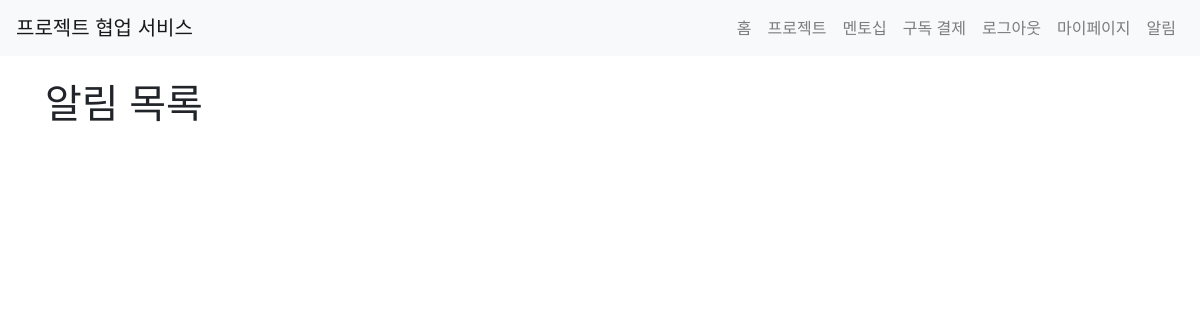
Before: /notification/ (signed in) with the older database file.
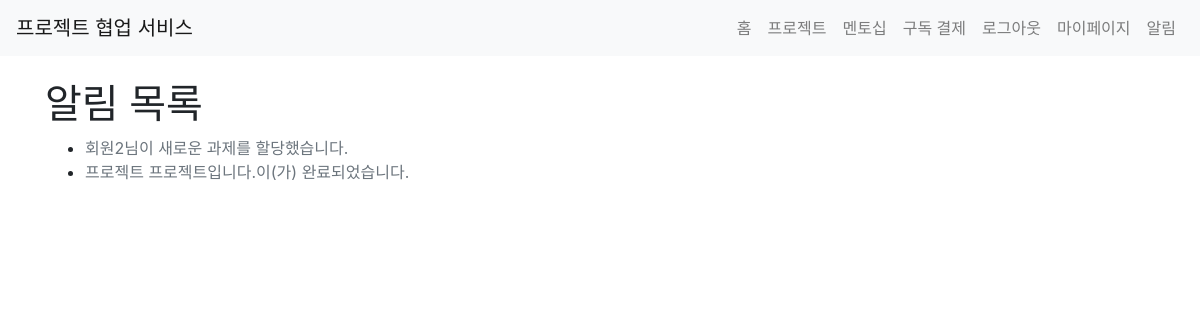
After: the same page with the newer database file.
### app/models.py (models this page shows)
class Notification(db.Model):
    id = db.Column(db.Integer, primary_key=True)
    user_id = db.Column(db.Integer, db.ForeignKey('user.id'), nullable=False)
    message = db.Column(db.String(255), nullable=False)
    created_at = db.Column(db.DateTime, default=datetime.utcnow)
    read = db.Column(db.Boolean, default=False)
    user = db.relationship('User', back_populates='notifications')

### app/views/notification.py (the view)
@bp.route('/')
@login_required
def index():
    notifications = Notification.query.filter_by(user=current_user).order_by(Notification.created_at.desc()).all()
    return render_template('notification/index.html', notifications=notifications)

### app/__init__.py (called while the page is built)
@login_manager.user_loader
def load_user(user_id):
    if user_id is not None:
        return User.query.get(int(user_id))
    return None

### app/templates/notification/index.html
{% extends 'base.html' %}
{% block content %}
<h1>알림 목록</h1>
<ul>
  {% for notification in notifications %}
  <li>
    <a href="{{ url_for('notification.read', notification_id=notification.id) }}"
       class="{% if not notification.read %}text-dark{% else %}text-muted{% endif %}">
      {{ notification.message }}
    </a>
  </li>
  {% endfor %}
</ul>
{% endblock %}

Changed rows visible on the page:
added Notification: message "회원2님이 새로운 과제를 할당했습니다."
added Notification: message "프로젝트 프로젝트입니다.이(가) 완료되었습니다."
